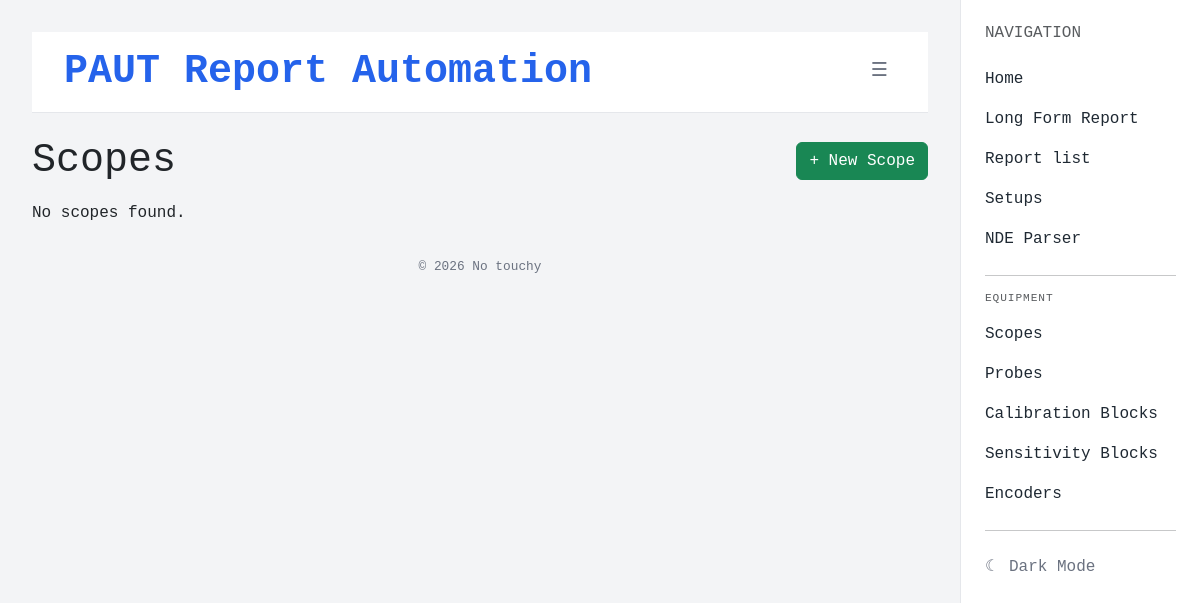
/equipment/scopes/, run on an earlier commit of the app's database.
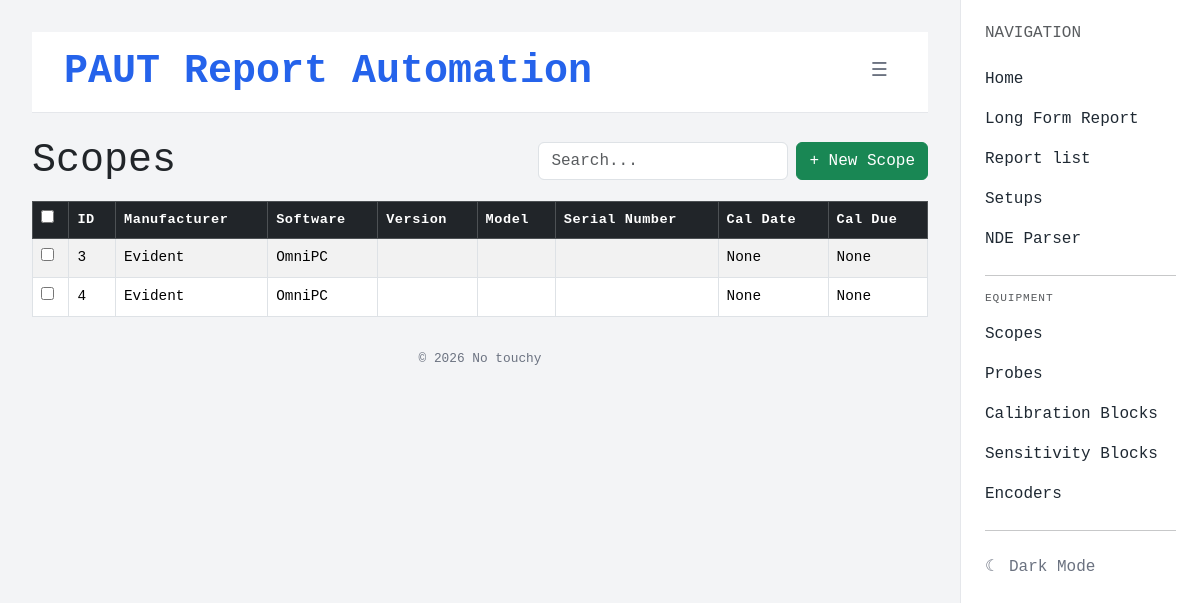
And on a later commit of the database.
### equipment/models.py (models this page shows, shortened)
class Scope(models.Model):
    manufacturer = models.CharField(max_length=200, blank=True, default='Evident')
    software = models.CharField(max_length=200, blank=True, default='OmniPC')
    software_version = models.CharField(max_length=100, blank=True)
    model = models.CharField(max_length=200, blank=True)
    serial_number = models.CharField(max_length=200, blank=True)
    calibration_date = models.DateField(blank=True, null=True)
    calibration_due_date = models.DateField(blank=True, null=True)

### equipment/views.py (the view, shortened to what this page needs)
# urls.py: path('scopes/', views.scope_list, name='scope-list'),
def scope_list(request):
    scopes = Scope.objects.all()
    return render(request, 'equipment/scope_list.html', {'scopes': scopes})

### equipment/templates/equipment/scope_list.html (shortened to what this page needs)
{% extends 'reports/base.html' %}
{% block content %}
{% if scopes %}
<form method="post">
<div class="d-flex align-items-center gap-3 mb-3">
    <h1 class="page-title mb-0">Scopes</h1>
    <div class="d-flex align-items-center gap-2 ms-auto">
        <input type="text" id="keyword-search" class="form-control" placeholder="Search..." style="width: 250px;">
        <a href="{% url 'new-scope' %}" class="btn btn-success">+ New Scope</a>
    </div>
</div>
<div class="table-responsive">
    <table class="table table-bordered table-striped table-hover align-middle eq-table">
        <thead class="table-dark">
            <tr>
                <th><input type="checkbox" id="select-all"></th>
                <th class="sortable" data-col="0">ID </th>
                <th class="sortable" data-col="1">Manufacturer </th>
                <th class="sortable" data-col="2">Software </th>
                <th class="sortable" data-col="3">Version </th>
                <th class="sortable" data-col="4">Model </th>
                <th class="sortable" data-col="5">Serial Number </th>
                <th class="sortable" data-col="6">Cal Date </th>
                <th class="sortable" data-col="7">Cal Due </th>
            </tr>
        </thead>
        <tbody>
            {% for scope in scopes %}
            <tr class="eq-row">
                <td><input type="checkbox" name="selected" value="{{ scope.pk }}" class="row-check"></td>
                <td>{{ scope.pk }}</td>
                <td>{{ scope.manufacturer }}</td>
                <td>{{ scope.software }}</td>
                <td>{{ scope.software_version }}</td>
                <td>{{ scope.model }}</td>
                <td>{{ scope.serial_number }}</td>
                <td>{{ scope.calibration_date }}</td>
                <td>{{ scope.calibration_due_date }}</td>
            </tr>
            {% endfor %}
        </tbody>
    </table>
</div>
</form>
{% else %}
<div class="d-flex align-items-center gap-3 mb-3">
    <h1 class="page-title mb-0">Scopes</h1>
    <a href="{% url 'new-scope' %}" class="btn btn-success ms-auto">+ New Scope</a>
</div>
<p>No scopes found.</p>
{% endif %}
{% endblock %}

What changed in the data, as far as the page shows it:
added Scope: pk "3", manufacturer "Evident", software "OmniPC", calibration_date "None", calibration_due_date "None"
added Scope: pk "4", manufacturer "Evident", software "OmniPC", calibration_date "None", calibration_due_date "None"
Also different on the page:
form field value: (not shown) → "☐"
text no longer shown: "No scopes found."
text now shown: "ID Manufacturer Software Version Model Serial Number Cal Date Cal Due"
